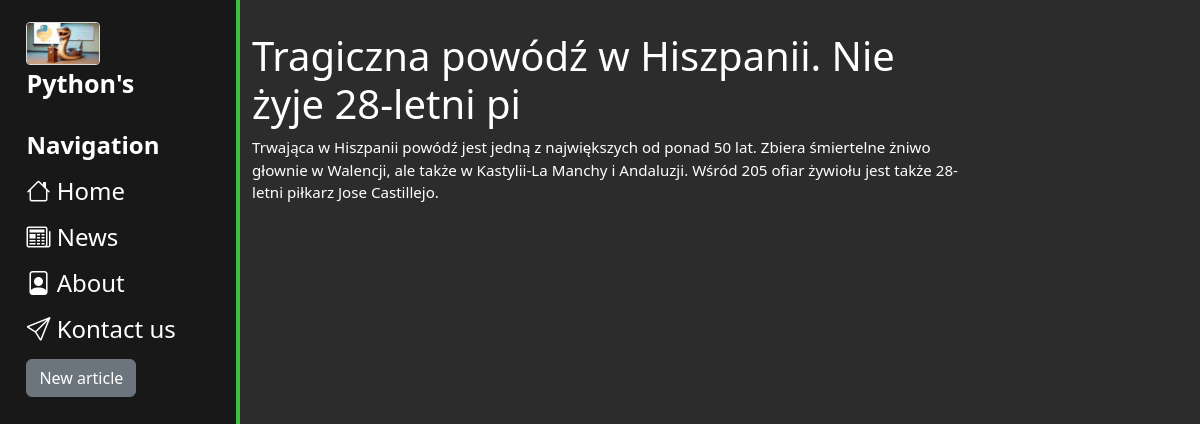
The page /news/2 on the database its author committed.
### news/models.py (models this page shows, shortened)
class Articles(models.Model):
    title = models.CharField('Name', max_length=50)
    anons = models.CharField('Anonse', max_length=250)
    full_text = models.TextField('Full text')
    dete = models.DateTimeField("Date of publication", auto_now_add=True)
    img = models.ImageField(name="image",blank=True, default="pythonimage.webp", upload_to="images")
    class Meta:
        verbose_name = 'News'
        verbose_name_plural = 'Newses'

### news/views.py (the view)
# urls.py: path('<int:pk>', views.NewsDetailView.as_view(), name='news-detail'),
class NewsDetailView(DetailView):
    model = Articles
    template_name= "news/detail_view.html"
    context_object_name = 'article'

### news/templates/news/detail_view.html (shortened to what this page needs)
{% extends 'main/layout.html'%}
{% load static %}
{% block content %}
    <div class="info">
        <h1>{{article.title}}</h1>
        <p>{{article.full_text}}</p>
    </div>
{% endblock %}

### main/static/main/css/main.css (style rules this page uses)
* { margin: 0; padding: 0; box-sizing: border-box; }
body { background-color: #2c2c2c; height: 100vh; width: 100%; }
.info { font-size: 1.89vh; text-align: left; margin-top: 32px; }

### rows shown on the page
Articles: title "Tragiczna powódź w Hiszpanii. Nie żyje 28-letni pi", full_text "Trwająca w Hiszpanii powódź jest jedną z największych od ponad 50 lat. Zbiera śmiertelne żniwo głownie w Walencji, ale także w Kastylii-La Manchy i Andaluzji. Wśród 205 ofiar żywiołu jest także 28-letni piłkarz Jose Castillejo."
